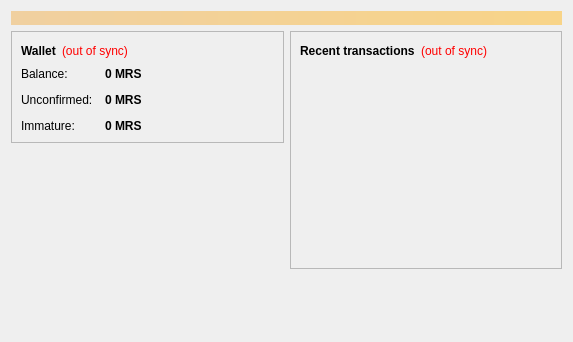
<?xml version="1.0" encoding="UTF-8"?>
<ui version="4.0">
 <class>OverviewPage</class>
 <widget class="QWidget" name="OverviewPage">
  <property name="geometry">
   <rect>
    <x>0</x>
    <y>0</y>
    <width>573</width>
    <height>342</height>
   </rect>
  </property>
  <property name="windowTitle">
   <string>Form</string>
  </property>
  <layout class="QVBoxLayout" name="topLayout">
   <item>
    <widget class="QLabel" name="labelAlerts">
     <property name="visible">
      <bool>false</bool>
     </property>
     <property name="styleSheet">
      <string notr="true">background-color: qlineargradient(x1: 0, y1: 0, x2: 1, y2: 0, stop:0 #F0D0A0, stop:1 #F8D488); color:#000000;</string>
     </property>
     <property name="wordWrap">
      <bool>true</bool>
     </property>
     <property name="margin">
      <number>3</number>
     </property>
    </widget>
   </item>
   <item>
    <layout class="QHBoxLayout" name="horizontalLayout" stretch="1,1">
     <item>
      <layout class="QVBoxLayout" name="verticalLayout_2">
       <item>
        <widget class="QFrame" name="frame">
         <property name="frameShape">
          <enum>QFrame::StyledPanel</enum>
         </property>
         <property name="frameShadow">
          <enum>QFrame::Raised</enum>
         </property>
         <layout class="QVBoxLayout" name="verticalLayout_4">
          <item>
           <layout class="QHBoxLayout" name="horizontalLayout_4">
            <item>
             <widget class="QLabel" name="label_5">
              <property name="font">
               <font>
                <weight>75</weight>
                <bold>true</bold>
               </font>
              </property>
              <property name="text">
               <string>Wallet</string>
              </property>
             </widget>
            </item>
            <item>
             <widget class="QLabel" name="labelWalletStatus">
              <property name="toolTip">
               <string>The displayed information may be out of date. Your wallet automatically synchronizes with the Marsmello network after a connection is established, but this process has not completed yet.</string>
              </property>
              <property name="styleSheet">
               <string notr="true">QLabel { color: red; }</string>
              </property>
              <property name="text">
               <string notr="true">(out of sync)</string>
              </property>
              <property name="alignment">
               <set>Qt::AlignLeading|Qt::AlignLeft|Qt::AlignVCenter</set>
              </property>
             </widget>
            </item>
            <item>
             <spacer name="horizontalSpacer_2">
              <property name="orientation">
               <enum>Qt::Horizontal</enum>
              </property>
              <property name="sizeHint" stdset="0">
               <size>
                <width>40</width>
                <height>20</height>
               </size>
              </property>
             </spacer>
            </item>
           </layout>
          </item>
          <item>
           <layout class="QFormLayout" name="formLayout_2">
            <property name="fieldGrowthPolicy">
             <enum>QFormLayout::AllNonFixedFieldsGrow</enum>
            </property>
            <property name="horizontalSpacing">
             <number>12</number>
            </property>
            <property name="verticalSpacing">
             <number>12</number>
            </property>
            <item row="0" column="0">
             <widget class="QLabel" name="label">
              <property name="text">
               <string>Balance:</string>
              </property>
             </widget>
            </item>
            <item row="0" column="1">
             <widget class="QLabel" name="labelBalance">
              <property name="font">
               <font>
                <weight>75</weight>
                <bold>true</bold>
               </font>
              </property>
              <property name="cursor">
               <cursorShape>IBeamCursor</cursorShape>
              </property>
              <property name="toolTip">
               <string>Your current balance</string>
              </property>
              <property name="text">
               <string notr="true">0 MRS</string>
              </property>
              <property name="textInteractionFlags">
               <set>Qt::LinksAccessibleByMouse|Qt::TextSelectableByKeyboard|Qt::TextSelectableByMouse</set>
              </property>
             </widget>
            </item>
            <item row="1" column="0">
             <widget class="QLabel" name="label_3">
              <property name="text">
               <string>Unconfirmed:</string>
              </property>
             </widget>
            </item>
            <item row="1" column="1">
             <widget class="QLabel" name="labelUnconfirmed">
              <property name="font">
               <font>
                <weight>75</weight>
                <bold>true</bold>
               </font>
              </property>
              <property name="cursor">
               <cursorShape>IBeamCursor</cursorShape>
              </property>
              <property name="toolTip">
               <string>Total of transactions that have yet to be confirmed, and do not yet count toward the current balance</string>
              </property>
              <property name="text">
               <string notr="true">0 MRS</string>
              </property>
              <property name="textInteractionFlags">
               <set>Qt::LinksAccessibleByMouse|Qt::TextSelectableByKeyboard|Qt::TextSelectableByMouse</set>
              </property>
             </widget>
            </item>
            <item row="2" column="0">
             <widget class="QLabel" name="labelImmatureText">
              <property name="text">
               <string>Immature:</string>
              </property>
             </widget>
            </item>
            <item row="2" column="1">
             <widget class="QLabel" name="labelImmature">
              <property name="font">
               <font>
                <weight>75</weight>
                <bold>true</bold>
               </font>
              </property>
              <property name="toolTip">
               <string>Mined balance that has not yet matured</string>
              </property>
              <property name="text">
               <string notr="true">0 MRS</string>
              </property>
              <property name="textInteractionFlags">
               <set>Qt::LinksAccessibleByMouse|Qt::TextSelectableByKeyboard|Qt::TextSelectableByMouse</set>
              </property>
             </widget>
            </item>
           </layout>
          </item>
         </layout>
        </widget>
       </item>
       <item>
        <spacer name="verticalSpacer">
         <property name="orientation">
          <enum>Qt::Vertical</enum>
         </property>
         <property name="sizeHint" stdset="0">
          <size>
           <width>20</width>
           <height>40</height>
          </size>
         </property>
        </spacer>
       </item>
      </layout>
     </item>
     <item>
      <layout class="QVBoxLayout" name="verticalLayout_3">
       <item>
        <widget class="QFrame" name="frame_2">
         <property name="frameShape">
          <enum>QFrame::StyledPanel</enum>
         </property>
         <property name="frameShadow">
          <enum>QFrame::Raised</enum>
         </property>
         <layout class="QVBoxLayout" name="verticalLayout">
          <item>
           <layout class="QHBoxLayout" name="horizontalLayout_2">
            <item>
             <widget class="QLabel" name="label_4">
              <property name="text">
               <string>&lt;b&gt;Recent transactions&lt;/b&gt;</string>
              </property>
             </widget>
            </item>
            <item>
             <widget class="QLabel" name="labelTransactionsStatus">
              <property name="toolTip">
               <string>The displayed information may be out of date. Your wallet automatically synchronizes with the Marsmello network after a connection is established, but this process has not completed yet.</string>
              </property>
              <property name="styleSheet">
               <string notr="true">QLabel { color: red; }</string>
              </property>
              <property name="text">
               <string notr="true">(out of sync)</string>
              </property>
              <property name="alignment">
               <set>Qt::AlignRight|Qt::AlignTrailing|Qt::AlignVCenter</set>
              </property>
             </widget>
            </item>
            <item>
             <spacer name="horizontalSpacer">
              <property name="orientation">
               <enum>Qt::Horizontal</enum>
              </property>
              <property name="sizeHint" stdset="0">
               <size>
                <width>40</width>
                <height>20</height>
               </size>
              </property>
             </spacer>
            </item>
           </layout>
          </item>
          <item>
           <widget class="QListView" name="listTransactions">
            <property name="styleSheet">
             <string notr="true">QListView { background: transparent; }</string>
            </property>
            <property name="frameShape">
             <enum>QFrame::NoFrame</enum>
            </property>
            <property name="verticalScrollBarPolicy">
             <enum>Qt::ScrollBarAlwaysOff</enum>
            </property>
            <property name="horizontalScrollBarPolicy">
             <enum>Qt::ScrollBarAlwaysOff</enum>
            </property>
            <property name="selectionMode">
             <enum>QAbstractItemView::NoSelection</enum>
            </property>
           </widget>
          </item>
         </layout>
        </widget>
       </item>
       <item>
        <spacer name="verticalSpacer_2">
         <property name="orientation">
          <enum>Qt::Vertical</enum>
         </property>
         <property name="sizeHint" stdset="0">
          <size>
           <width>20</width>
           <height>40</height>
          </size>
         </property>
        </spacer>
       </item>
      </layout>
     </item>
    </layout>
   </item>
  </layout>
 </widget>
 <resources/>
 <connections/>
</ui>
